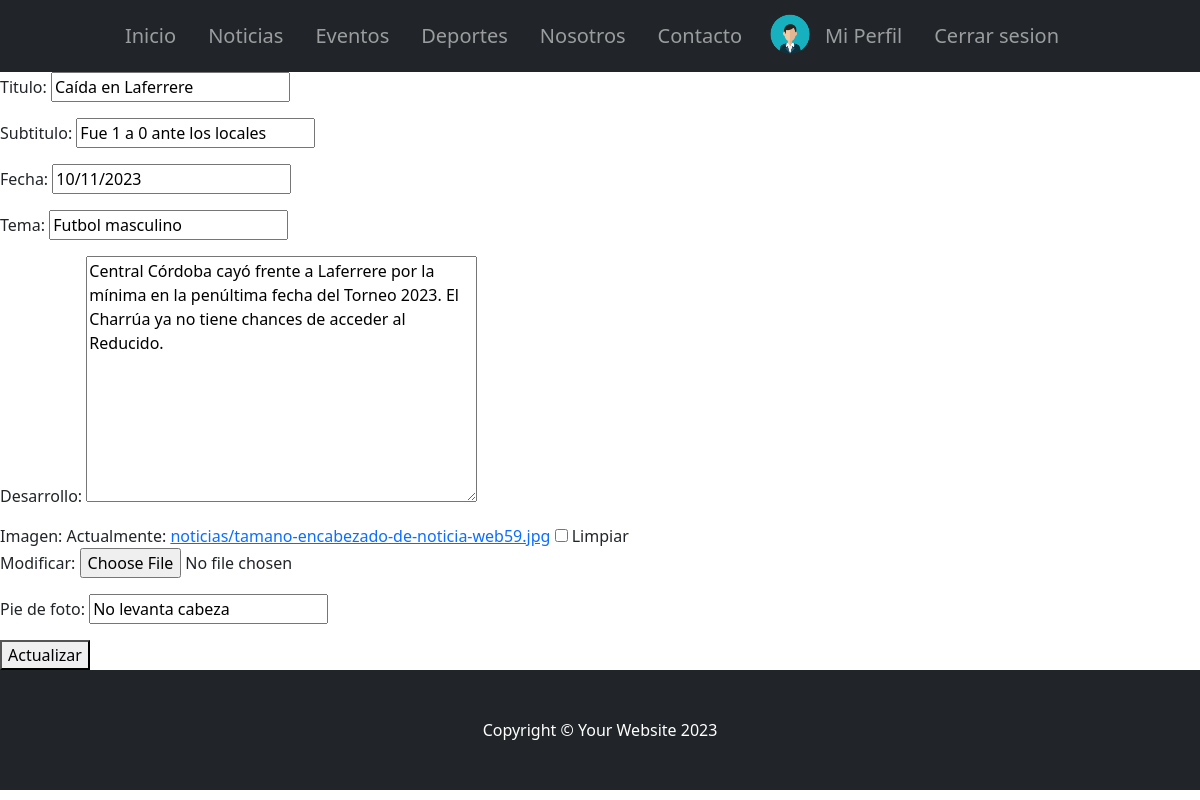
Screenshot of /AppClub/actualizarNoticias/2/ (signed in) with the database file from the repository.
### AppClub/models.py (models this page shows, shortened)
class Noticia(models.Model):
    titulo = models.CharField(max_length=100)
    subtitulo = models.CharField(max_length=100)
    fecha = models.DateField()
    tema = models.CharField(max_length=100)
    desarrollo = models.TextField(max_length=300)
    imagen = models.ImageField(upload_to="noticias", null=True, blank=True)
    pie_de_foto = models.CharField(max_length=100)

### AppClub/views.py (the view, shortened to what this page needs)
class NoticiaUpdate(LoginRequiredMixin, UpdateView):
    model = Noticia
    template_name = "noticia_update.html"
    form_class = NoticiaFormulario
    success_url = reverse_lazy("listarNoticias")

### AppClub/forms.py
class NoticiaFormulario(forms.ModelForm):
    class Meta:
        model = Noticia
        fields = "__all__"
    def __init__(self, *args, **kwargs):
        super(NoticiaFormulario, self).__init__(*args, **kwargs)
        self.fields["imagen"].widget.attrs["accept"] = "image/*"

### AppClub/templates/noticia_update.html
{% extends 'padre.html' %}
{% block ContenidoQueCambia %}
<form action="{% url 'actualizarNoticias' pk=noticia.id %}" method="post" enctype="multipart/form-data"> {% csrf_token %}
    {{form.as_p}}
    <button type="submit"> Actualizar </button>
</form>
{% endblock ContenidoQueCambia %}

### rows the page displays
Noticia: titulo "Caída en Laferrere", subtitulo "Fue 1 a 0 ante los locales", fecha "10/11/2023", tema "Futbol masculino", desarrollo "Central Córdoba cayó frente a Laferrere por la mínima en la penúltima fecha del Torneo 2023. El Charrúa ya no tiene chances de acceder al Reducido.", pie_de_foto "No levanta cabeza"
